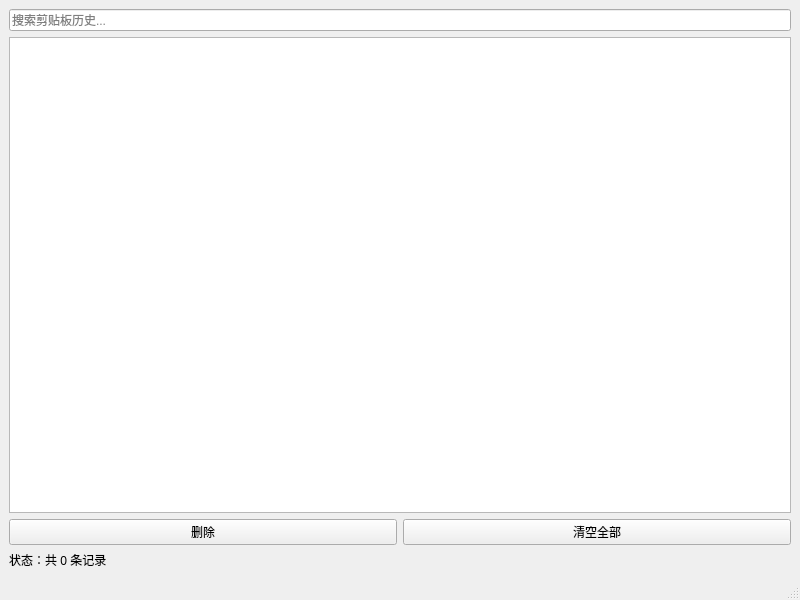
<?xml version="1.0" encoding="UTF-8"?>
<ui version="4.0">
 <class>MainWindow</class>
 <widget class="QMainWindow" name="MainWindow">
  <property name="geometry">
   <rect>
    <x>0</x>
    <y>0</y>
    <width>800</width>
    <height>600</height>
   </rect>
  </property>
  <property name="windowTitle">
   <string>Clipboard History</string>
  </property>
  <widget class="QWidget" name="centralwidget">
   <layout class="QVBoxLayout" name="verticalLayout">
    <item>
     <widget class="QLineEdit" name="searchLineEdit">
      <property name="text">
       <string/>
      </property>
      <property name="placeholderText">
       <string>搜索剪贴板历史...</string>
      </property>
     </widget>
    </item>
    <item>
     <widget class="QListWidget" name="historyListWidget"/>
    </item>
    <item>
     <layout class="QHBoxLayout" name="horizontalLayout">
      <item>
       <widget class="QPushButton" name="deleteButton">
        <property name="text">
         <string>删除</string>
        </property>
       </widget>
      </item>
      <item>
       <widget class="QPushButton" name="clearButton">
        <property name="text">
         <string>清空全部</string>
        </property>
       </widget>
      </item>
     </layout>
    </item>
    <item>
     <widget class="QLabel" name="statusLabel">
      <property name="text">
       <string>状态：共 0 条记录</string>
      </property>
     </widget>
    </item>
   </layout>
  </widget>
  <widget class="QStatusBar" name="statusbar"/>
  <widget class="QMenuBar" name="menubar">
   <property name="geometry">
    <rect>
     <x>0</x>
     <y>0</y>
     <width>800</width>
     <height>17</height>
    </rect>
   </property>
  </widget>
 </widget>
 <resources/>
 <connections/>
</ui>
